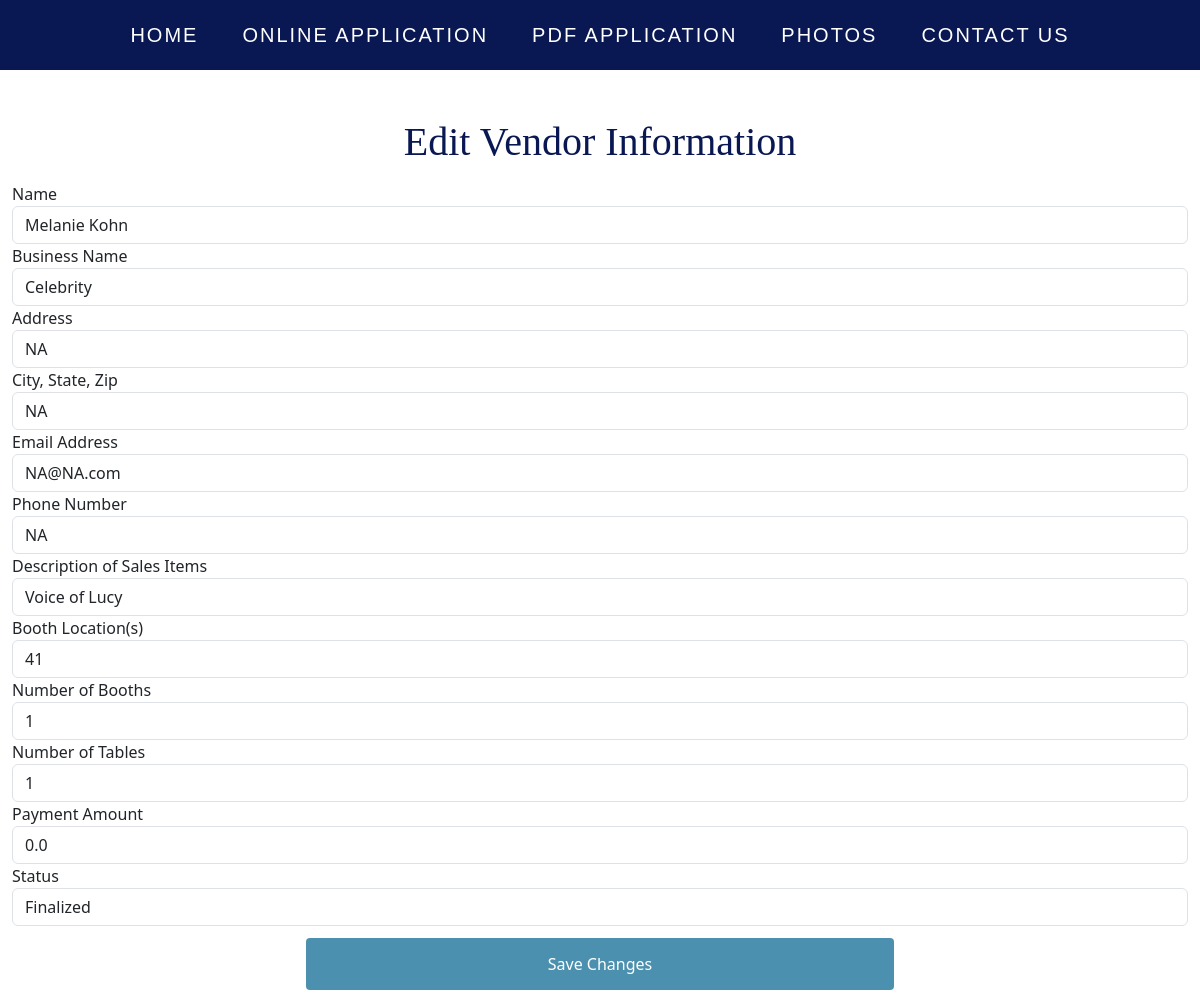
The app's page /DBEdit/1 with its own data.
### app/models.py (models this page shows, shortened)
class Vendor(db.Model):
    id = db.Column(db.Integer, primary_key=True)           # Primary key column for the table
    name = db.Column(db.String(50), nullable=False)        # Name of the vendor, cannot be null
    business = db.Column(db.String(200), nullable=False)   # Name of the business, cannot be null
    address = db.Column(db.String(200), nullable=False)    # Address of the vendor, cannot be null
    citystatezip = db.Column(db.String(50), nullable=False)# City, state, and ZIP of the vendor, cannot be null
    email = db.Column(db.String(120), nullable=False)      # Email of the vendor, cannot be null
    phoneNum = db.Column(db.String(20), nullable=False)    # Phone number of the vendor, cannot be null
    desc = db.Column(db.Text)                              # Description of the vendor
    boothNum = db.Column(db.Integer, nullable=False)       # Booth number of the vendor, cannot be null
    boothLoc = db.Column(db.String, nullable=False)        # Booth location of the vendor, cannot be null
    tableNum = db.Column(db.Integer)                       # Table number of the vendor
    date = db.Column(db.DateTime(timezone=True), server_default=func.now()) # Date column with default value as current date and time
    payment_deadline = db.Column(db.DateTime(timezone=True), server_default=func.now()) # Payment deadline column with default value as current date and time
    payment_amount = db.Column(db.Float, nullable=False)   # Payment amount of the vendor, cannot be null
    status = db.Column(db.String, nullable=False)          # Status of the vendor, cannot be null
    year = db.Column(db.Integer, nullable=False)           # Year of the vendor, cannot be null
    one_booth_price = db.Column(db.Float, nullable=False, server_default='150')
    twp_booths_price = db.Column(db.Float, nullable=False, server_default='200')
    one_booth_post_cutoff_price = db.Column(db.Float, nullable=False, server_default='175')
    two_booths_post_cutoff_price = db.Column(db.Float, nullable=False, server_default='225')
    deadline_date = db.Column(db.DateTime(timezone=True), server_default=datetime.datetime(2023, 7, 1).isoformat())

### app/routes.py (the view)
@app.route('/DBEdit/<int:id>', methods=['GET', 'POST'])
def DBEdit(id):
    vendor = Vendor.query.get_or_404(id)
    form = AdminEditForm(obj=vendor)
    if form.validate_on_submit():
        form.populate_obj(vendor)
        db.session.commit()
        flash('Vendor has been updated', 'success')
        return redirect(url_for('adminapp'))
    else:
        print(form.errors)
    return render_template('DBEdit.html', form=form, vendor=vendor)

### app/templates/DBEdit.html (shortened to what this page needs)
{% extends 'base.html' %}
{% block content %}
<link rel="stylesheet" href="{{url_for('static',filename='css/bootstrap.css')}}"/>
<div class="container-fluid">
    <h1 class="appTitle">Edit Vendor Information</h1>
    <div class="row mt-3">
      <div class="col-md-12">
        <form method="POST" action="/DBEdit/{{ vendor.id }}">
            <div class="form-group">
                {{form.name.label}}{{form.name(value=vendor.name,class="form-control")}}
                {{form.business.label}}{{form.business(value=vendor.business,class="form-control")}}
                {{form.address.label}}{{form.address(value=vendor.address,class="form-control")}}
                {{form.citystatezip.label}}{{form.citystatezip(value=vendor.citystatezip,class="form-control")}}
                {{form.email.label}}{{form.email(value=vendor.email,class="form-control")}}
                {{form.phoneNum.label}}{{form.phoneNum(value=vendor.phoneNum,class="form-control")}}
                {{form.desc.label}}{{form.desc(value=vendor.desc,class="form-control")}}
                {{form.boothLoc.label}}{{form.boothLoc(value=vendor.boothLoc,class="form-control")}}
                {{form.boothNum.label}}{{form.boothNum(value=vendor.boothNum,class="form-control")}}
                {{form.tableNum.label}}{{form.tableNum(value=vendor.tableNum,class="form-control")}}
                {{form.payment_amount.label}}{{form.payment_amount(value=vendor.payment_amount,class="form-control")}}
                {{form.status.label}}{{form.status(value=vendor.status,class="form-control")}}
                {{form.submit}}
              </div>
        </form>
      </div>
    </div>
  </div>
{% endblock %}

### app/static/index.css (style rules this page uses)
body { margin: 0; width: 100vw; height: 100vh; background-color: #b0c4de; max-width: 100%; }
h1 { margin: 16px; font-size: 64px; text-align: center; }
.nav-bar, h1, button { font-family:'Times New Roman', Times, serif }
input, select { padding: 12px 20px; border: 1px solid #ccc; border-radius: 4px; box-sizing: border-box; }
input[type=submit] { width: 50%; margin-left: 25%; margin-top: 1vw; margin-bottom: 1vw; display: block; align-self: center; background-color: #4c90af; color: white; padding: 14px 20px; border: none; border-radius: 4px; cursor: pointer; }
.appTitle { color:#091753; margin-top: 10%; }

### records on screen
Vendor: name "Melanie Kohn", business "Celebrity", address "NA", citystatezip "NA", email "NA@NA.com", phoneNum "NA", desc "Voice of Lucy", boothLoc "41", boothNum "1", tableNum "1", payment_amount "0.0", status "Finalized"
